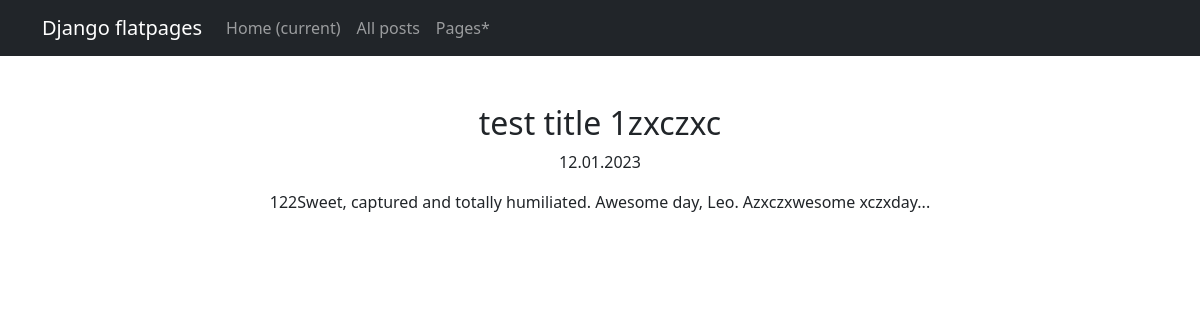
Page /news/1 on the earlier database version.
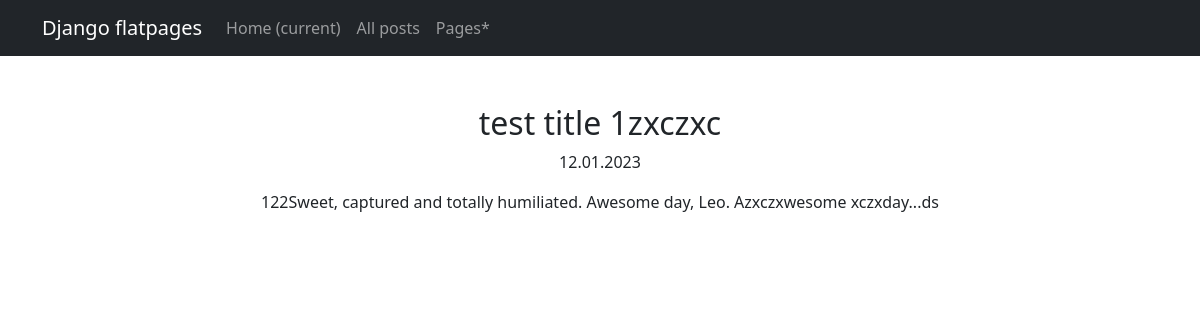
Same page on the later database version.
### NewsSJ/models.py (models this page shows, shortened)
class Post(models.Model):
    ARTICLE = 'AR'
    NEWS = 'NW'
    PUBLICATION_TYPE = (
        (ARTICLE, 'Статья'),
        (NEWS, 'Новость'),
    )
    publication_type = models.CharField(max_length=2, choices=PUBLICATION_TYPE)
    post_title = models.CharField('Post name', max_length=256)
    time_in = models.DateTimeField('Post date', auto_now_add=True)
    category = models.ManyToManyField("Category", through='PostCategory')
    post_text = models.TextField('Post text')
    rating = models.SmallIntegerField('Post rating', default=0)
    author = models.ForeignKey(Author, on_delete=models.CASCADE)
    def norm_date(self):
        return self.time_in.strftime('%d.%m.%Y')

### NewsSJ/views.py (the view)
# urls.py: path('news/<int:pk>', PostDetail.as_view(), name='posts_detail'),
class PostDetail(DetailView):
    model = Post
    template_name = 'new.html'
    context_object_name = 'new'

### NewsSJ/templatetags/custom_filters.py (called while the page is built)
@register.filter()
def censor(value):
    value_split = value.split()
    i = -1
    for j in value_split:
        i += 1
        if j in words:
            j = j.replace(j, '***')
            value_split[i] = j
    return f'{" ".join(value_split)}'

### templates/new.html (shortened to what this page needs)
{% extends 'flatpages/default.html' %}
{% load custom_filters %}
{% block content %}
<h2>{{ new.post_title|censor }}</h2>
<p>{{ new.norm_date }}</p>
<blockquote>
<p>{{ new.post_text|censor }}</p>
</blockquote>
{% endblock content %}

Differences in the rows shown:
changed Post "test title 1zxczxc": post_text|censor "122Sweet, captured and totally humiliated. Awesome day, Leo. Azxczxwesome xczxday..." → "122Sweet, captured and totally humiliated. Awesome day, Leo. Azxczxwesome xczxday...ds"
